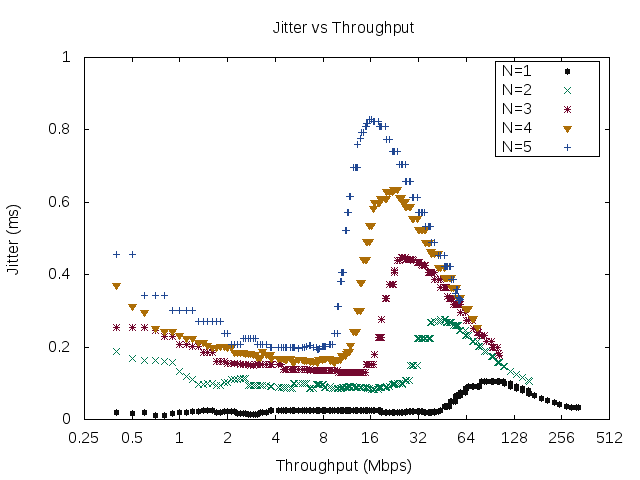

gnuplot code for this plot:
set terminal png
set log x 2
set output "WSOL_JittervsThr.png"
set title "Jitter vs Throughput"
set xlabel "Throughput (Mbps)"
set ylabel "Jitter (ms)"
set yrange [0:1]
set key box
# set key center at 5.55,335 
plot "WSOL_JittervsThr.dat" using 1:2 title " N=1" lc rgb "#0E0E0E" lw 1 pt 7 ps 1, \
						'' using 1:3 title " N=2" lc rgb "#007850" lw 1 pt 2 ps 1, \
						'' using 1:4 title " N=3" lc rgb "#73082F" lw 1 pt 16 ps 1, \
						'' using 1:5 title " N=4" lc rgb "#AD6E07" lw 1 pt 11 ps 1, \
						'' using 1:6 title " N=5" lc rgb "#204792" lw 1 pt 1 ps 1
